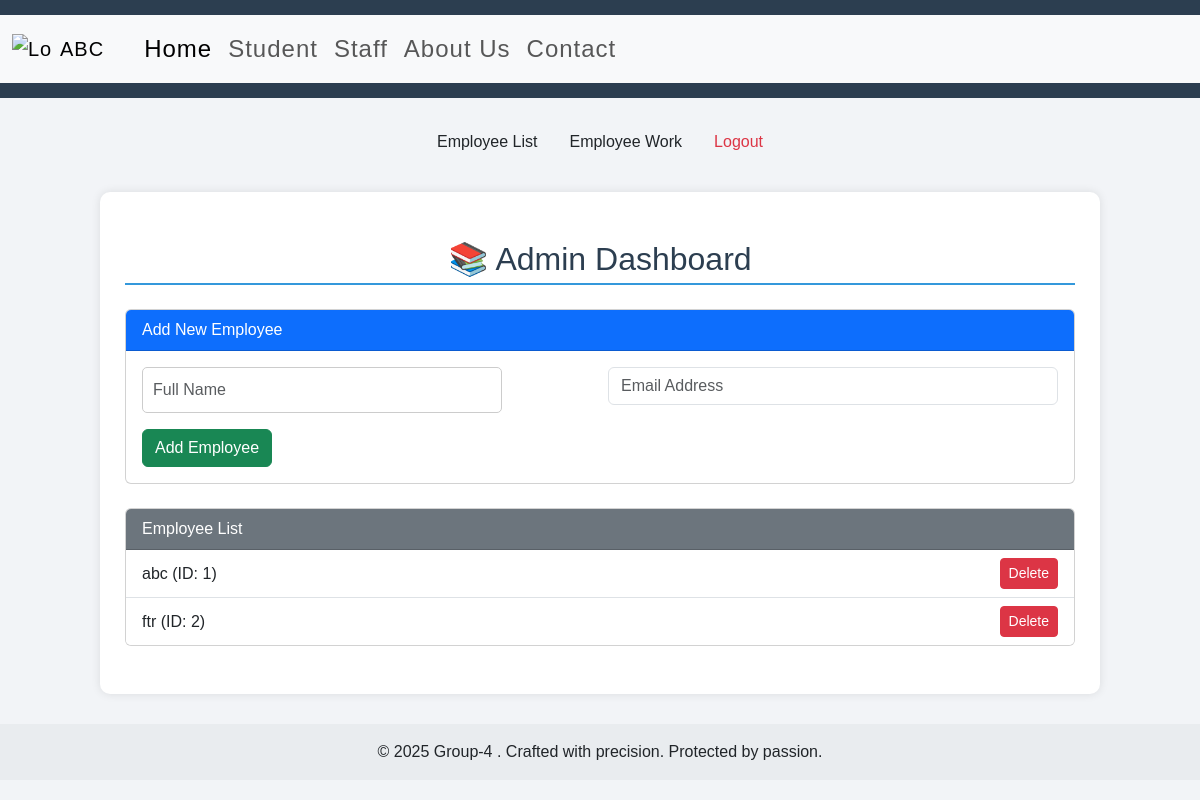
/admin (signed in), run on the app's committed database.
### app.py (models this page shows)
class Staff(db.Model):
    id = db.Column(db.Integer,primary_key=True)
    name = db.Column(db.String(50))
    mail = db.Column(db.String(50))

### app.py (the view, shortened to what this page needs)
@app.route("/admin",methods=["GET","POST"])
def Employee_Add():
    if session.get("U","X")!="A":
        return render_template("error.html")
    return render_template("admin.html",emp = Staff.query.all())

### templates/admin.html (shortened to what this page needs)
{% extends "base.html" %}
{% block b %}
<br>
<ul class="nav justify-content-center">
  <li class="nav-item">
    <a class="nav-link text-dark" href="/admin">Employee List</a>
  </li>
  <li class="nav-item">
    <a class="nav-link text-dark" href="/staffwork">Employee Work</a>
  </li>
  <li class="nav-item">
    <a class="nav-link text-danger" href="/logout">Logout</a>
  </li>
</ul>
<div class="container py-5">
    <h2 class="mb-4 text-center">📚 Admin Dashboard</h2>
    <div class="card mb-4">
      <div class="card-header bg-primary text-white">Add New Employee</div>
      <div class="card-body">
        <form action="/admin" id="addEmployeeForm" method="post">
          <div class="row g-3">
            <div class="col-md-6">
              <input type="text" class="form-control" name="name" placeholder="Full Name" required>
            </div>
            <div class="col-md-6">
              <input type="email" class="form-control" name="mail" placeholder="Email Address" required>
            </div>
          </div>
          <button type="submit" class="btn btn-success mt-3">Add Employee</button>
        </form>
      </div>
    </div>
    <div class="card">
      <div class="card-header bg-secondary text-white">Employee List</div>
      <ul class="list-group list-group-flush">
        {% for e in emp %}
        <li class="list-group-item d-flex justify-content-between align-items-center">
          {{e.name}} (ID: {{e.id}})
          <a href="/edel/{{e.id}}" type="button" class="btn btn-sm btn-danger">Delete</a>
        </li>
        {% endfor %}
      </ul>
    </div>
  </div>
{% endblock b %}

### static/style.css (style rules this page uses)
body { font-family: 'Poppins', sans-serif; background: #f2f4f7; margin: 0; padding: 0; }
.container { width: 90%; max-width: 1000px; margin: 30px auto; background: #fff; padding: 25px; border-radius: 10px; box-shadow: 0 0 10px rgba(0,0,0,0.1); }
h2 { color: #2c3e50; margin-bottom: 10px; border-bottom: 2px solid #3498db; padding-bottom: 5px; }
input[type="text"] { width: 80%; padding: 10px; border: 1px solid #ccc; border-radius: 5px; font-size: 16px; }
button { padding: 10px 15px; background: #3498db; color: white; border: none; border-radius: 5px; cursor: pointer; font-size: 16px; }

### data on the page
Staff: name "abc", id "1"
Staff: name "ftr", id "2"
